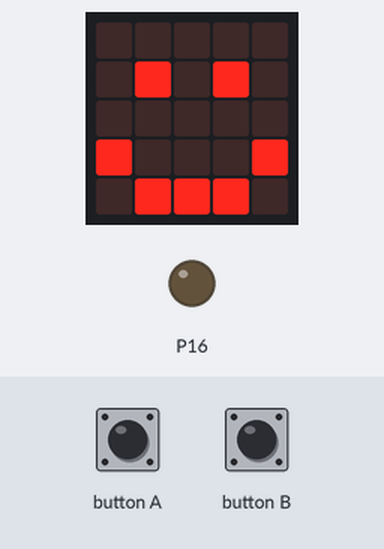
Bench run of a program on a simulated BBC micro:bit (MakeCode). On the bench: the board's 5×5 LED display, output pins drawn as LEDs (lit = HIGH). The inputs (shaded band) are chosen by the test bench.

Above: at 1.8 s.
1.9 s: button A pressed for 0.15 s
At 2.5 s:
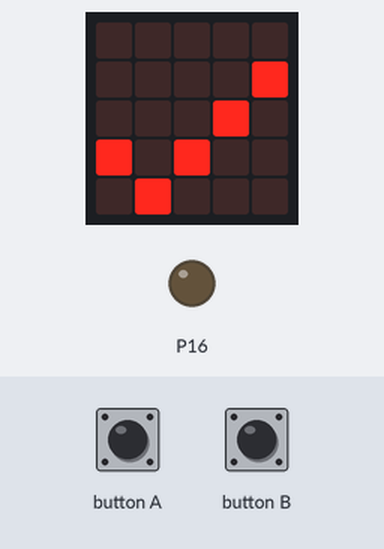
At 3.8 s:
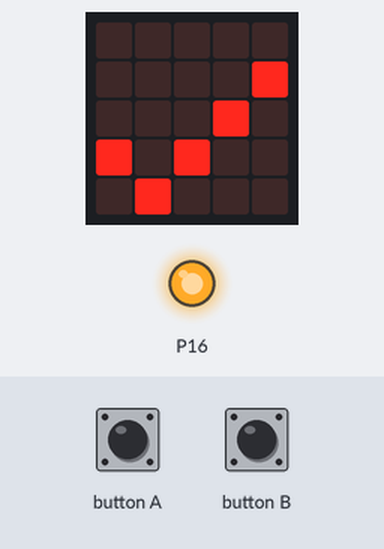
4.1 s: button B pressed for 0.15 s
At 5.5 s:
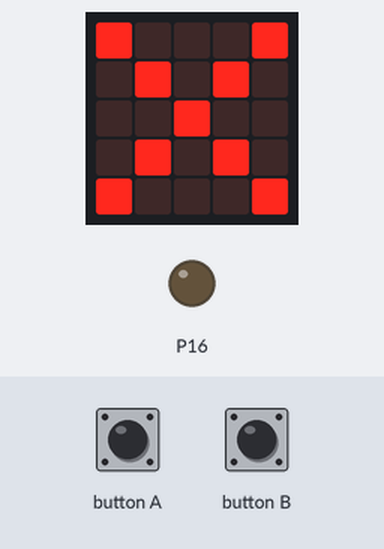
Timing chart, 0 to 7.1 s (numbered marks = the images above; inputs shaded):
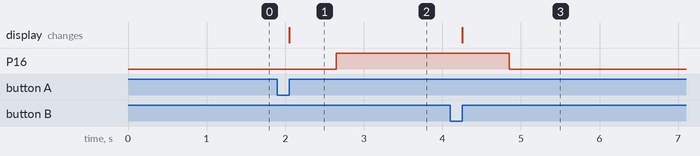

Measured:
- after the input at 1.9 s, P16: LOW → HIGH after 0.75 s; the display: changes after 0.15 s (image 1)
- after the input at 4.1 s, P16: HIGH → LOW after 0.75 s; the display: changes after 0.15 s (image 3)

The program:

main.ts
```typescript
// (licence header left out)
basic.clearScreen()
basic.showIcon(IconNames.Happy)
pins.digitalWritePin(DigitalPin.P16, 0) // this turns the pin off

// turns light on
input.onButtonPressed(Button.A, function () {
    basic.clearScreen()
    basic.showIcon(IconNames.Yes)
    pins.digitalWritePin(DigitalPin.P16, 1)
})

// turns light off
input.onButtonPressed(Button.B, function () {
    basic.clearScreen()
    basic.showIcon(IconNames.No)
    pins.digitalWritePin(DigitalPin.P16, 0)
})
```
